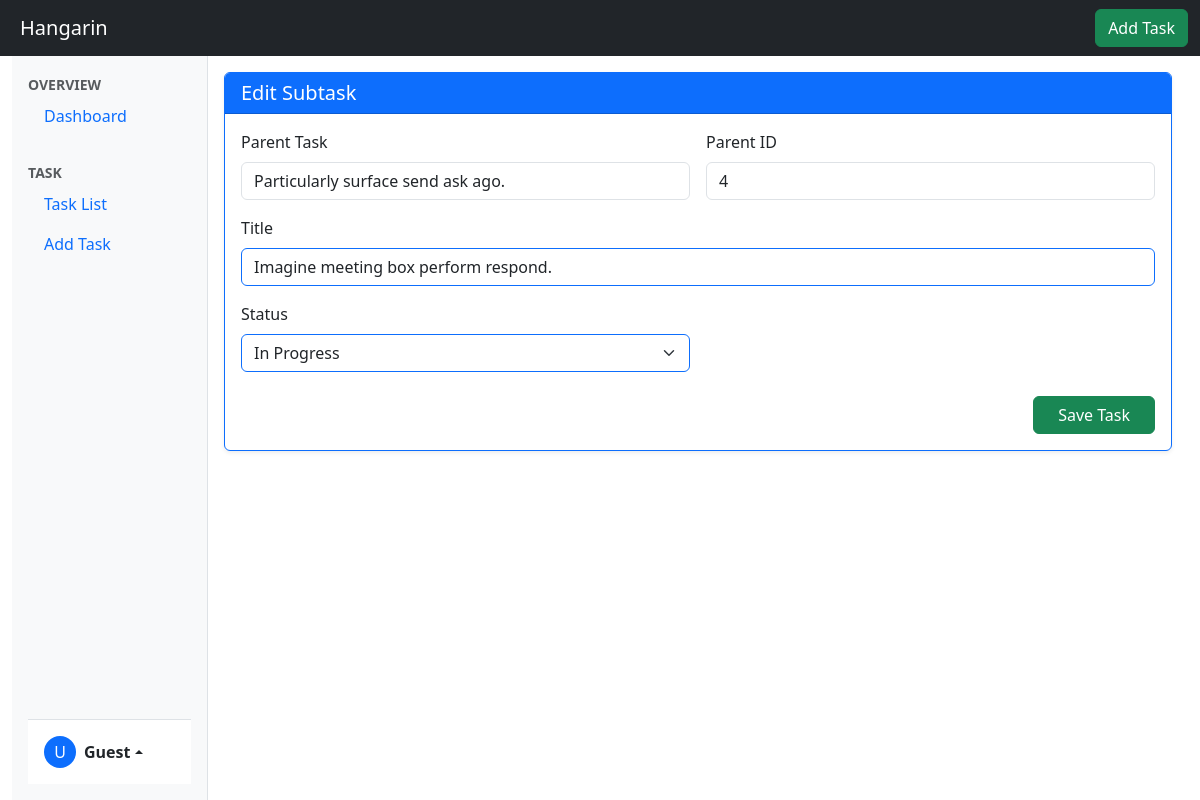
The app's page /taskDetails/4/subtaskUpdate/1 with its own data.
### Hangarin/models.py (models this page shows, shortened)
class BaseModel(models.Model):
    created_at = models.DateTimeField(auto_now_add=True, db_index=True)
    updated_at = models.DateTimeField(auto_now=True)
    class Meta:
        abstract =True

class SubTask(BaseModel):
    parent_task = models.ForeignKey(Task, on_delete=models.CASCADE)
    title = models.CharField(max_length=500)
    status = models.CharField(
        max_length=50,
        choices=[
        ("Pending", "Pending"),
        ("In Progress ", "In Progress"),
        ("Completed", "Completed"),
        ],
        default="pending"
    )

class Task(BaseModel):
    title = models.CharField(max_length=200)
    description = models.CharField(max_length=500)
    deadline = models.DateTimeField(default=timezone.now)
    status = models.CharField(
        max_length=50,
        choices=[
        ("Pending", "Pending"),
        ("In Progress ", "In Progress"),
        ("Completed", "Completed"),
        ],
        default="Pending"
    )
    category = models.ForeignKey(Category, on_delete=models.CASCADE)
    priority = models.ForeignKey(Priority, on_delete=models.CASCADE)

### Hangarin/views.py (the view, shortened to what this page needs)
# urls.py: path('taskDetails/<int:parentTask_pk>/subtaskUpdate/<int:pk>', SubTaskUpdateView.as_view(), name='subtaskUpdate'),
class SubTaskUpdateView(UpdateView):
    model = SubTask
    form_class = SubTaskForm
    template_name = 'subtaskForm.html'
    def get_context_data(self, **kwargs):
        context = super().get_context_data(**kwargs)
        context['parent_task'] = self.object.parent_task
        return context

### Hangarin/forms.py
class SubTaskForm(ModelForm):
    class Meta:
        model = SubTask
        fields = "__all__"
        widgets = {
            'title': forms.TextInput(attrs={
                'class': 'form-control border border-primary',
                'placeholder': 'Subtask title'
            }),
            'status': forms.Select(attrs={
                'class': 'form-select border border-primary'
            })
        }

### Hangarin/templates/subtaskForm.html (shortened to what this page needs)
{% extends 'base.html' %}
{% load static %}
{% block content %}
<div class="container-fluid">
    <div class="row h-100">
        <div class="col-12 scroll-column p-3">
            <div class="card shadow-sm border-primary">
                <div class="card-header bg-primary text-white">
                    <h5 class="mb-0">{% if object %}Edit Subtask{% else %}Create Subtask{% endif %}</h5>
                </div>
                <div class="card-body">
                    <form method="POST">
                        <div class="row g-3">
                            <div class="col-6">
                                <div class="form-label">Parent Task</div>
                                <input type="text" class="form-control" value="{% if object %}{{ object.parent_task.title }}{% else %}{{ parent_task.title }}{% endif %}" readonly>
                            </div>
                            <div class="col-6">
                                <div class="form-label">Parent ID</div>
                                <input type="text" class="form-control" name="parent_task" value="{% if object %}{{ object.parent_task.pk }}{% else %}{{ parent_task.pk }}{% endif %}" readonly>
                            </div>
                            <div class="col-12">
                                <label class="form-label">Title</label>
                                {{ form.title }}
                            </div>
                            <div class="col-md-6">
                                <label class="form-label">Status</label>
                                {{ form.status }}
                            </div>
                        </div>
                        <div class="mt-4 d-flex justify-content-end">
                            <button type="submit" class="btn btn-success px-4">
                                Save Task
                            </button>
                        </div>
                    </form>
                </div>
            </div>
        </div>
    </div>
</div>
{% endblock %}

### Hangarin/static/css/stylesheet.css (style rules this page uses)
.scroll-column { height: calc(100vh - 56px); overflow-y: auto; padding: 1rem; }
@media (min-width: 992px) { body { overflow-y: hidden; } }

### records on screen
SubTask: parent_task "Particularly surface send ask ago.", parent_task "4", title "Imagine meeting box perform respond.", status "In Progress"

### other values on screen
{{ user.username|slice:":1"|upper|default:"U" }} "U"
{{ user.username|default:"Guest" }} "Guest"
